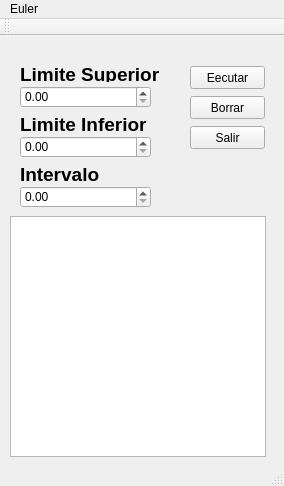
<?xml version="1.0" encoding="UTF-8"?>
<ui version="4.0">
 <class>Euler</class>
 <widget class="QMainWindow" name="Euler">
  <property name="geometry">
   <rect>
    <x>0</x>
    <y>0</y>
    <width>284</width>
    <height>486</height>
   </rect>
  </property>
  <property name="windowTitle">
   <string>Euler</string>
  </property>
  <widget class="QWidget" name="centralWidget">
   <widget class="QDoubleSpinBox" name="X1">
    <property name="geometry">
     <rect>
      <x>20</x>
      <y>50</y>
      <width>131</width>
      <height>22</height>
     </rect>
    </property>
   </widget>
   <widget class="QDoubleSpinBox" name="X2">
    <property name="geometry">
     <rect>
      <x>20</x>
      <y>100</y>
      <width>131</width>
      <height>22</height>
     </rect>
    </property>
   </widget>
   <widget class="QDoubleSpinBox" name="H">
    <property name="geometry">
     <rect>
      <x>20</x>
      <y>150</y>
      <width>131</width>
      <height>22</height>
     </rect>
    </property>
   </widget>
   <widget class="QTextBrowser" name="Resultados">
    <property name="geometry">
     <rect>
      <x>10</x>
      <y>180</y>
      <width>256</width>
      <height>241</height>
     </rect>
    </property>
   </widget>
   <widget class="QPushButton" name="Ejecutar">
    <property name="geometry">
     <rect>
      <x>190</x>
      <y>30</y>
      <width>75</width>
      <height>23</height>
     </rect>
    </property>
    <property name="text">
     <string>Eecutar</string>
    </property>
   </widget>
   <widget class="QPushButton" name="Borrar">
    <property name="geometry">
     <rect>
      <x>190</x>
      <y>60</y>
      <width>75</width>
      <height>23</height>
     </rect>
    </property>
    <property name="text">
     <string>Borrar</string>
    </property>
   </widget>
   <widget class="QPushButton" name="Salir">
    <property name="geometry">
     <rect>
      <x>190</x>
      <y>90</y>
      <width>75</width>
      <height>23</height>
     </rect>
    </property>
    <property name="text">
     <string>Salir</string>
    </property>
   </widget>
   <widget class="QLabel" name="label">
    <property name="geometry">
     <rect>
      <x>20</x>
      <y>30</y>
      <width>141</width>
      <height>16</height>
     </rect>
    </property>
    <property name="font">
     <font>
      <family>Nirmala UI</family>
      <pointsize>14</pointsize>
      <weight>75</weight>
      <bold>true</bold>
     </font>
    </property>
    <property name="text">
     <string>Limite Superior</string>
    </property>
   </widget>
   <widget class="QLabel" name="label_2">
    <property name="geometry">
     <rect>
      <x>20</x>
      <y>80</y>
      <width>141</width>
      <height>16</height>
     </rect>
    </property>
    <property name="font">
     <font>
      <family>Nirmala UI</family>
      <pointsize>14</pointsize>
      <weight>75</weight>
      <bold>true</bold>
     </font>
    </property>
    <property name="text">
     <string>Limite Inferior</string>
    </property>
   </widget>
   <widget class="QLabel" name="label_3">
    <property name="geometry">
     <rect>
      <x>20</x>
      <y>130</y>
      <width>141</width>
      <height>16</height>
     </rect>
    </property>
    <property name="font">
     <font>
      <family>Nirmala UI</family>
      <pointsize>14</pointsize>
      <weight>75</weight>
      <bold>true</bold>
     </font>
    </property>
    <property name="text">
     <string>Intervalo</string>
    </property>
   </widget>
  </widget>
  <widget class="QToolBar" name="mainToolBar">
   <attribute name="toolBarArea">
    <enum>TopToolBarArea</enum>
   </attribute>
   <attribute name="toolBarBreak">
    <bool>false</bool>
   </attribute>
  </widget>
  <widget class="QStatusBar" name="statusBar"/>
  <widget class="QMenuBar" name="menuBar">
   <property name="geometry">
    <rect>
     <x>0</x>
     <y>0</y>
     <width>284</width>
     <height>21</height>
    </rect>
   </property>
   <widget class="QMenu" name="menuEuler">
    <property name="title">
     <string>Euler</string>
    </property>
    <addaction name="separator"/>
   </widget>
   <addaction name="menuEuler"/>
  </widget>
 </widget>
 <layoutdefault spacing="6" margin="11"/>
 <resources/>
 <connections/>
</ui>
